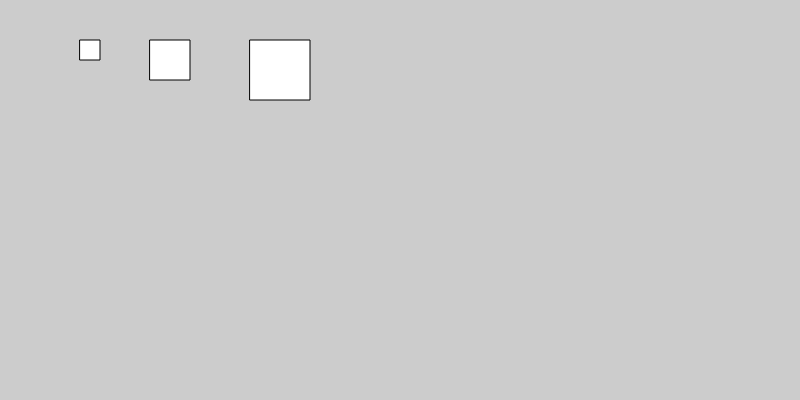
Frame 1 (no input)
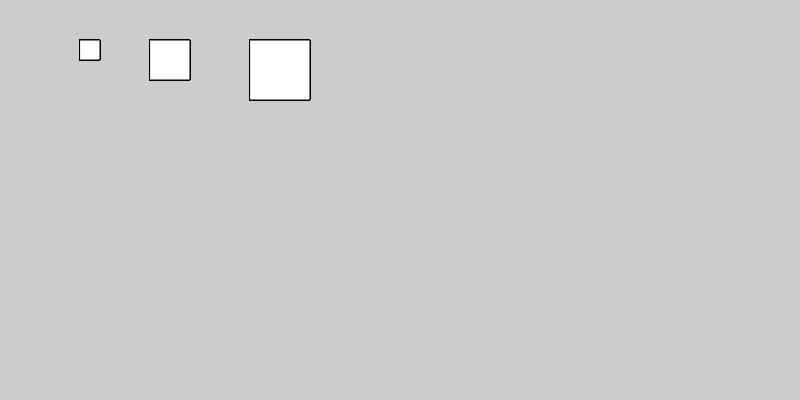
Frame 60 (no input)
Frame 120 (the mouse pressed at the canvas centre since frame 60): identical to frame 60, image omitted

The p5.js sketch that drew these frames (run headless with seeded random() and noise() and a simulated clock; from frame 60 on, the mouse is pressed at the canvas centre):

// p5.js sketch
// ── sketch.js
var x = 80;
var y = 40;
var d = 70;
var e = 220;
var s = 20;

function setup() {
  createCanvas(800, 400);
  background(204);
}

function draw() {
  rect (x,y,s,s);
  rect (x+d,y,2*s,2*s);
  rect (2*x+s+d,y,3*s,3*s);
}
